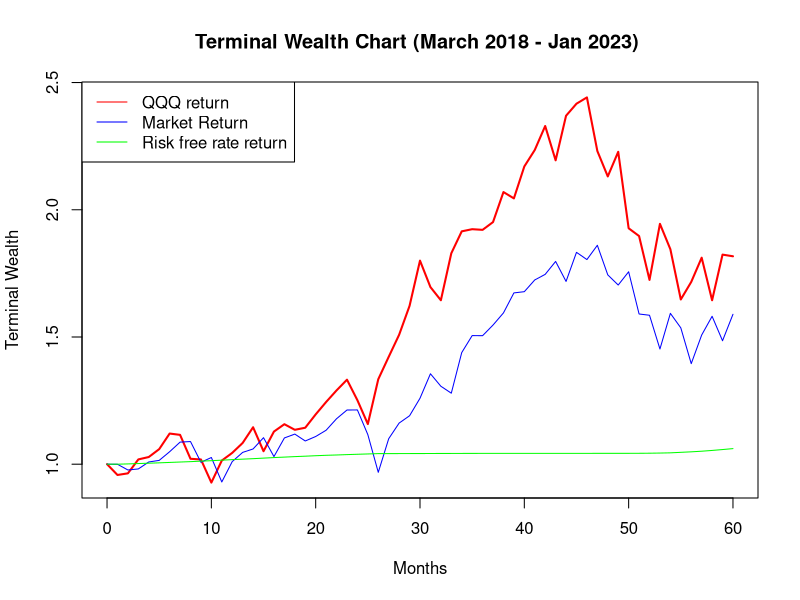

Reproduce this figure in R.
# Load Data, run basic statistics, and draw the Terminal Wealth Chart.

# Step 1: Load the data and prepare data
d <- as.data.frame(read.table("QQQ.txt"))  # Stock raw return from 03/18 to 01/23
# Note for the above: Convert into a data frame for future regression analysis.
Mkt <- as.data.frame(read.table("Market.txt")) # All returns are in percentage
# Column: 1   2    3   4  5
#    Mkt-Rf SMB  HML MOM Rf 
Risk_Premium <- as.data.frame(Mkt[,1] / 100)  # Use data frame to keep the dimension
SMB <- as.data.frame(Mkt[,2] / 100)
HML <- as.data.frame(Mkt[,3] / 100)
MOM <- as.data.frame(Mkt[,4] / 100)
Rf  <- as.data.frame(Mkt[,5] / 100)
colnames(Rf) <- c("Rf")
Mkt_Rt <- Risk_Premium + Rf
colnames(Mkt_Rt) <- c("Mkt_Rt")

# Step 2: Calculate mean return, STDEV of monthly return, excess return,
# abnormal return, Sharpe ratio, etc. These are basic statistics
Stock_Mean <- colMeans(d)  # Mean monthly return of the stock/EFT
Stock_STD <- sapply(d , sd)  # STDEV of the monthly stock/EFT return
Stock_Excess <- colMeans(d - Rf)  # Avg excess return of the stock/EFT
Stock_Sharpe <- Stock_Excess / Stock_STD  # Monthly Sharpe ratio of the stock/ETF
Stock_Abnormal <- colMeans(d - Mkt_Rt) # Abnormal return
Mkt_Sharpe <- colMeans(Risk_Premium) / sapply(Mkt_Rt , sd) # Monthly Sharpe ratio of Market Ret

# Step 3: Terminal Wealth Chart from $1 with three lines:
# 1) the ETF/Stock, 2) the market return, and 3) the risk-free rate (in diff colors).

n_months <- nrow(d) # Total number of months
initial_investment <- 1 # Starting value
wealth_using_stock <- matrix( 0 , n_months , 1 ) # A column vector with all zeros to store wealth using stock return for each month
wealth_using_mktreturn <- matrix( 0 , n_months , 1 ) # A column vector with all zeros to store wealth using market return for each month
wealth_using_rf <- matrix( 0 , n_months , 1 ) # A column vector with all zeros to store wealth using risk free return for each month

# Determine wealth using stock, market return, risk free return for the 1st month and store in respective vector
wealth_using_stock[1] <- initial_investment * (1 + d[1,]/100)
wealth_using_mktreturn[1] <- initial_investment * (1 +  Mkt_Rt[1,]/100)
wealth_using_rf[1] <- initial_investment * (1 + Rf[1,]/100)

# Loop over each month after 1st month to calculate wealth and store in respective vector
for (i in 2: n_months) {
  wealth_using_stock[i] <- wealth_using_stock[i-1,] * (1 + d[i,]/100)
  wealth_using_mktreturn[i] <- wealth_using_mktreturn[i-1,] * (1 + Mkt_Rt[i,])
  wealth_using_rf[i] <- wealth_using_rf[i-1,] * (1 + Rf[i,])
} # End of loop i

# Adding initial_investment to the beginning of three diff vectors
wealth_using_stock <- c(initial_investment, wealth_using_stock)
wealth_using_mktreturn <- c(initial_investment, wealth_using_mktreturn)
wealth_using_rf <- c(initial_investment, wealth_using_rf)

# Plot terminal wealth graph for stock, market and risk free
vec_Index <- ( 0 : n_months )  # x axis values for plotting
#plot and connect dots using lines 
plot(vec_Index, wealth_using_stock, type = "l", col = "red", lwd = 2, xlab = "Months", ylab = "Terminal Wealth", main = "Terminal Wealth Chart (March 2018 - Jan 2023) ")
lines(vec_Index, wealth_using_mktreturn, type = "l", col = "blue")
lines(vec_Index,  wealth_using_rf, type = "l", col = "green")
legend("topleft", legend = c("QQQ return", "Market Return", "Risk free rate return"), col = c("red", "blue","green"), lwd = 1) # Add legend
